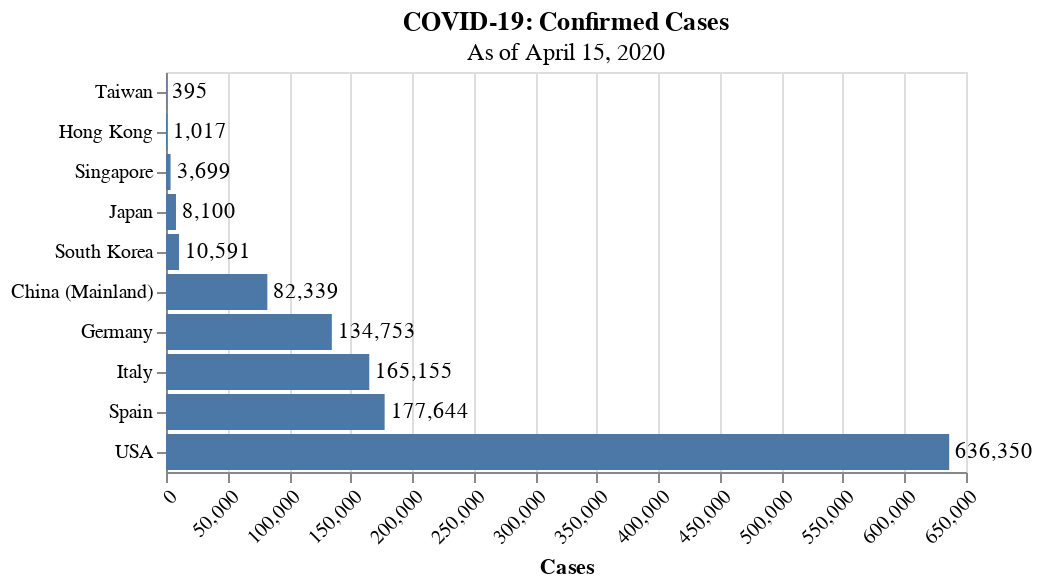

Write notebook code for a chart like this one.
### Code cell
# Run the following cells to get charts comparing rates of infection, death, and population

# Build the lists for use as chart data
names = []
cases = []
deaths = []
doc = []
cop = []
dop = []
for r in regions:
    names.append(r.name)
    cases.append(r.get_confirmed())
    deaths.append(r.get_deaths())
    doc.append(r.get_doc())
    cop.append(r.get_cop())
    dop.append(r.get_dop())

# Total Cases
data = pd.DataFrame(list(zip(names, cases)), columns=['Region', 'Cases'])

bars = alt.Chart(data).mark_bar().encode(
    x="Cases:Q",
    y=alt.Y("Region:O", sort='x')
).properties(
    title={
        "text":'COVID-19: Confirmed Cases',
        "subtitle":'As of ' + as_of_date.strftime("%B %d, %Y")
    }
)

text = bars.mark_text(
    align='left',
    baseline='middle',
    dx=3
).encode(
    text=(
        alt.Text("Cases:Q", format=",")
    )
)

alt.layer(bars, text).configure_axisX(
    labelAngle=-45
).configure_axisY(
    title=None
)

### Figure 1 — Vega-Lite specification as saved in the notebook (floating-point values rounded to 4 significant figures)
{"config": {"view": {"continuousWidth": 400, "continuousHeight": 300}, "axisX": {"labelAngle": -45}, "axisY": {"title": null}}, "layer": [{"mark": "bar", "encoding": {"x": {"type": "quantitative", "field": "Cases"}, "y": {"type": "ordinal", "field": "Region", "sort": "x"}}, "title": {"text": "COVID-19: Confirmed Cases", "subtitle": "As of April 15, 2020"}}, {"mark": {"type": "text", "align": "left", "baseline": "middle", "dx": 3}, "encoding": {"text": {"type": "quantitative", "field": "Cases", "format": ","}, "x": {"type": "quantitative", "field": "Cases"}, "y": {"type": "ordinal", "field": "Region", "sort": "x"}}, "title": {"text": "COVID-19: Confirmed Cases", "subtitle": "As of April 15, 2020"}}], "data": {"name": "data-9e7bf262d0960d5df13204511011f620"}, "$schema": "https://vega.github.io/schema/vega-lite/v4.8.1.json", "datasets": {"data-9e7bf262d0960d5df13204511011f620": [{"Region": "Taiwan", "Cases": 395}, {"Region": "Singapore", "Cases": 3699}, {"Region": "Hong Kong", "Cases": 1017}, {"Region": "South Korea", "Cases": 10591}, {"Region": "Japan", "Cases": 8100}, {"Region": "China (Mainland)", "Cases": 82339}, {"Region": "USA", "Cases": 636350}, {"Region": "Italy", "Cases": 165155}, {"Region": "Germany", "Cases": 134753}, {"Region": "Spain", "Cases": 177644}]}}
